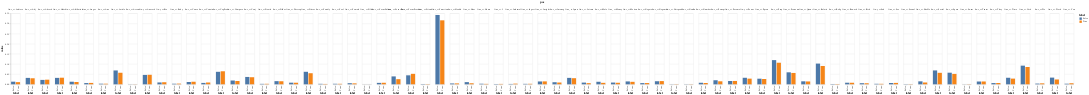

Notebook code for this chart:
### Code cell
liwc_df = df_flat.loc[:, (df_flat.columns.str.startswith('liwc')|df_flat.columns.str.startswith('label'))]

liwc_grouped = liwc_df.groupby('label').sum().T
# 0:10387
# 1:10374
liwc_grouped[0] = liwc_grouped[0]/10387
liwc_grouped[1] = liwc_grouped[1]/10374

liwc_fal = liwc_grouped[[0]]
liwc_fal['label']=['False']*len(liwc_grouped)
liwc_fal['pos']=liwc_grouped.index
liwc_fal = liwc_fal.rename(columns={0: 'value'})
liwc_tru = liwc_grouped[[1]]
liwc_tru['label']=['True']*len(liwc_grouped)
liwc_tru['pos']=liwc_grouped.index
liwc_tru = liwc_tru.rename(columns={1: 'value'})

liwc_fal_tru = pd.concat([liwc_fal, liwc_tru],axis=0)


alt.Chart(liwc_fal_tru).mark_bar().encode(
    x='label:O',
    y='value:Q',
    color='label:N',
    column='pos:N'
)

### Figure 1 — Vega-Lite specification as saved in the notebook (floating-point values rounded to 4 significant figures; data arrays with more than 128 entries replaced by an {"elided": "..."} marker saying what was removed)
{"config": {"view": {"continuousWidth": 400, "continuousHeight": 300}}, "data": {"name": "data-04084874ced73fff0179bd3fad477ea5"}, "mark": "bar", "encoding": {"color": {"type": "nominal", "field": "label"}, "column": {"type": "nominal", "field": "pos"}, "x": {"type": "ordinal", "field": "label"}, "y": {"type": "quantitative", "field": "value"}}, "$schema": "https://vega.github.io/schema/vega-lite/v4.8.1.json", "datasets": {"data-04084874ced73fff0179bd3fad477ea5": {"elided": "146 records"}}}
